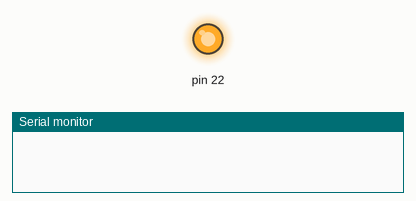
The sketch below on a simulated Arduino Mega 2560, built with avr-gcc and run on an emulated ATmega2560. On the bench: output pins drawn as LEDs (lit = HIGH), the last lines printed to the serial monitor.

Above: at 1.0 s.
At 5.5 s:
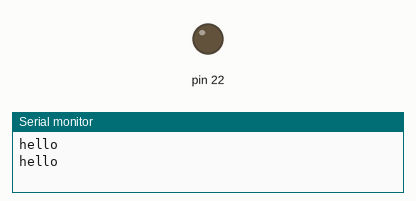
Timing chart, 0 to 6.9 s (numbered marks = the images above):
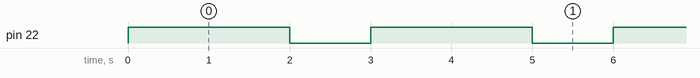

The sketch:

3_led_d0_blink.ino
```cpp
void setup() {
  Serial.begin(115200);
  // Set the LED pin D0 into the correct mode (OUTPUT)
  pinMode(22, OUTPUT);
}

void loop() {
  // lets blink!
  digitalWrite(22, HIGH);
  delay(2000);
  digitalWrite(22, LOW);
  Serial.println("hello");
  delay(1000);
}
```

Measured:
- by itself, pin 22: alternates HIGH for 2.0 s and LOW for 1.0 s
